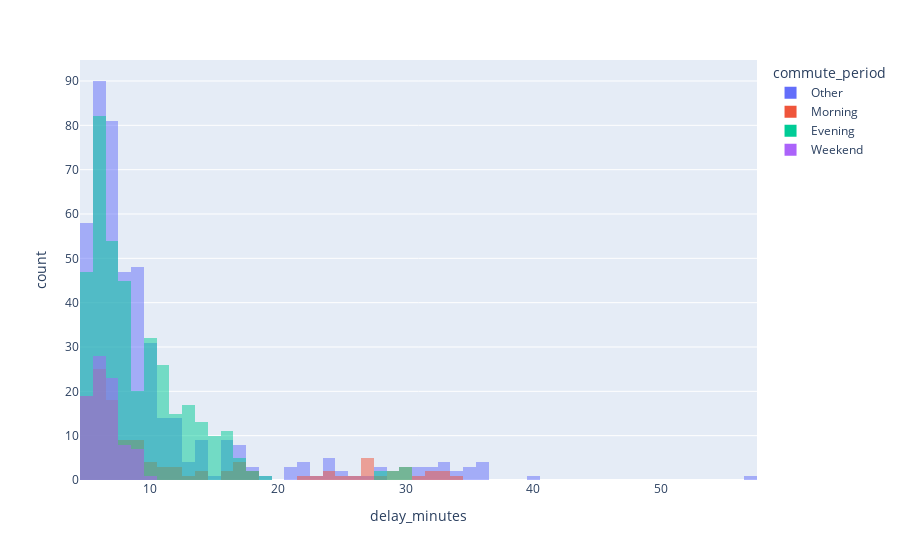

This figure's notebook cell:
### Code cell
fig = px.histogram(unique_trips.loc[unique_trips.delay_minutes >=5],x='delay_minutes', color="commute_period",barmode='overlay')
fig.show()

### Figure 1 — Plotly figure (JSON) as saved in the notebook; plotly's stock layout.template omitted (floating-point values rounded to 4 significant figures; data arrays with more than 128 entries replaced by an {"elided": "..."} marker saying what was removed)
{"data": [{"alignmentgroup": "True", "bingroup": "x", "hovertemplate": "commute_period=Other<br>delay_minutes=%{x}<br>count=%{y}<extra></extra>", "legendgroup": "Other", "marker": {"color": "#636efa", "opacity": 0.5, "pattern": {"shape": ""}}, "name": "Other", "offsetgroup": "Other", "orientation": "v", "showlegend": true, "type": "histogram", "x": {"elided": "459 float values"}, "xaxis": "x", "yaxis": "y"}, {"alignmentgroup": "True", "bingroup": "x", "hovertemplate": "commute_period=Morning<br>delay_minutes=%{x}<br>count=%{y}<extra></extra>", "legendgroup": "Morning", "marker": {"color": "#EF553B", "opacity": 0.5, "pattern": {"shape": ""}}, "name": "Morning", "offsetgroup": "Morning", "orientation": "v", "showlegend": true, "type": "histogram", "x": [5.783, 7.8, 6.817, 6.817, 6.833, 5.833, 6.85, 7.85, 5.867, 5.883, 5.4, 6.683, 5.517, 5.05, 5.033, 6.017, 6.017, 5, 5, 6.983, 5.983, 6.983, 7.967, 9.717, 5.7, 5.517, 5.333, 5.067, 5.317, 14.37, 5.067, 5.117, 12.37, 5.033, 8.083, 5.033, 5.083, 8.083, 7.817, 6.083, 6.067, 5.067, 7.4, 9.4, 9.367, 9.367, 9.35, 10.35, 10.33, 12.33, 11.33, 11.32, 11.32, 9.3, 10.3, 6.067, 7.05, 6.05, 6.017, 6.017, 6, 7, 5.75, 6.483, 5.467, 5.017, 9.083, 5.3, 8.1, 6.317, 8.117, 31.83, 33.85, 32.85, 31.87, 30.87, 29.88, 29.88, 27.9, 24.9, 26.92, 26.93, 23.62, 23.98, 26.6, 21.98, 27.35, 22.98, 25.82, 17.7, 26.52, 16.7, 28.5, 15.68, 29.23, 5.667, 17.43, 17.17, 5.633, 18.15, 6.633, 8.633, 11.6, 12.58, 30.37, 33.35, 6.5, 8.217, 7.217, 6.933, 6.683, 5.683, 8.6, 6.85, 8.75, 5.117, 7.467, 17.37, 6.083, 16.08, 6.083, 13.82, 7.067, 5.05], "xaxis": "x", "yaxis": "y"}, {"alignmentgroup": "True", "bingroup": "x", "hovertemplate": "commute_period=Evening<br>delay_minutes=%{x}<br>count=%{y}<extra></extra>", "legendgroup": "Evening", "marker": {"color": "#00cc96", "opacity": 0.5, "pattern": {"shape": ""}}, "name": "Evening", "offsetgroup": "Evening", "orientation": "v", "showlegend": true, "type": "histogram", "x": {"elided": "387 float values"}, "xaxis": "x", "yaxis": "y"}, {"alignmentgroup": "True", "bingroup": "x", "hovertemplate": "commute_period=Weekend<br>delay_minutes=%{x}<br>count=%{y}<extra></extra>", "legendgroup": "Weekend", "marker": {"color": "#ab63fa", "opacity": 0.5, "pattern": {"shape": ""}}, "name": "Weekend", "offsetgroup": "Weekend", "orientation": "v", "showlegend": true, "type": "histogram", "x": [5.05, 5.033, 5.967, 5.967, 5.95, 5.95, 6.933, 7.917, 7.917, 8.917, 8.9, 8.9, 8.9, 8.9, 8.883, 9.883, 7.883, 6.967, 5.967, 5.967, 7.033, 6.033, 6.05, 6.05, 5.05, 5.067, 6.667, 6.65, 5.9, 6.967, 5.967, 5.95, 5.933, 6.183, 6.933, 6.95, 6.95, 6.967, 6.967, 5.967, 6.967, 7.967, 5.983, 6.983, 7, 6, 5.267, 5.267, 6.85, 6.833, 5.983, 5.967, 5.967, 5.967, 5.433, 5.417, 5.417, 5.417, 5.05, 5.35, 5.267, 5.267, 7.25, 5.233, 6.967, 5.967, 5.967, 5.983, 6.983, 5.983, 5, 8.05, 8.05, 7.05, 7.05, 6.067, 7.083, 5.083, 6.083, 6.083, 9.117, 8.117, 8.15, 7.15, 5.15, 5.4], "xaxis": "x", "yaxis": "y"}], "layout": {"barmode": "overlay", "legend": {"title": {"text": "commute_period"}, "tracegroupgap": 0}, "margin": {"t": 60}, "xaxis": {"anchor": "y", "domain": [0, 1], "title": {"text": "delay_minutes"}}, "yaxis": {"anchor": "x", "domain": [0, 1], "title": {"text": "count"}}}}
